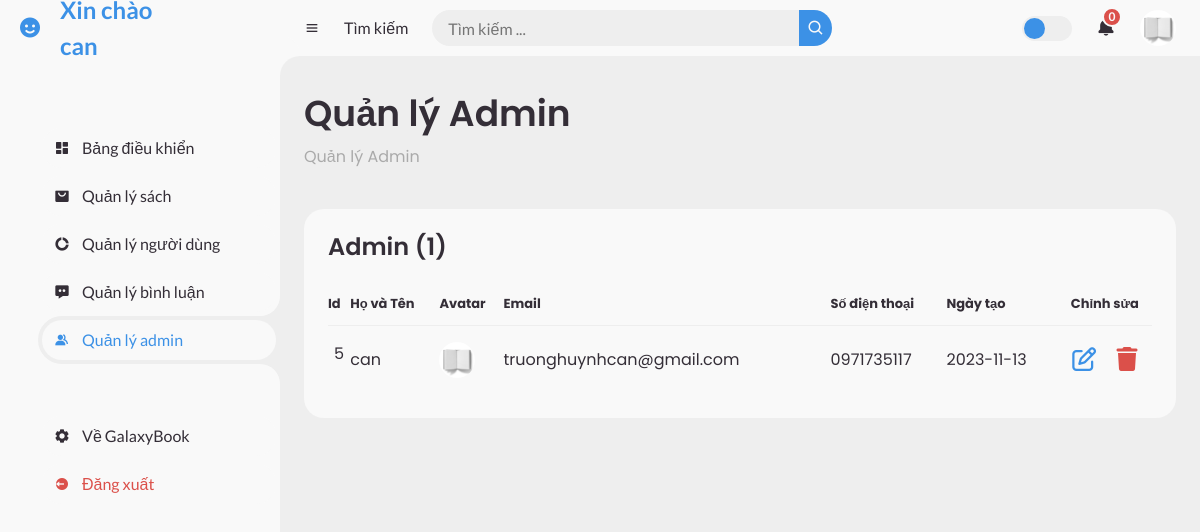
The page /index.php?pg=ad&active=admin_management (signed in) on the database as committed earlier.
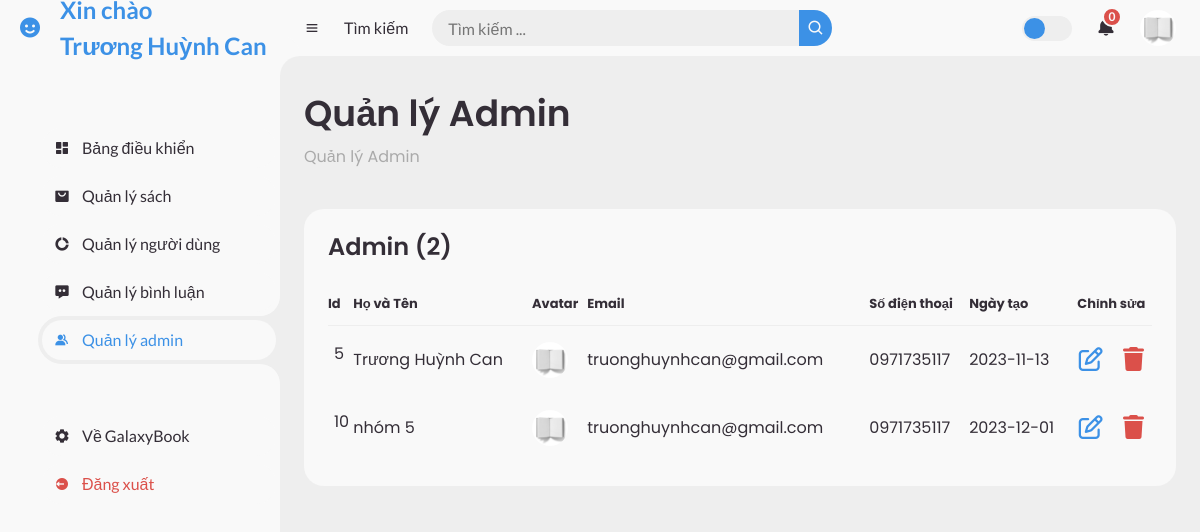
The same page on the database as committed later.
### tables this page shows
CREATE TABLE `nguoidung` (
  `Id` int(5) NOT NULL,
  `HoVaTen` varchar(100) NOT NULL,
  `Avatar` varchar(255) DEFAULT 'avatar1.jpg',
  `DiaChi` varchar(255) NOT NULL,
  `Email` varchar(255) NOT NULL,
  `SDT` varchar(10) NOT NULL,
  `TaiKhoan` varchar(255) NOT NULL,
  `MatKhau` varchar(32) NOT NULL COMMENT 'dùng hàm md5 mã hóa',
  `NgayTao` date NOT NULL,
  `VaiTro` int(1) DEFAULT 0 COMMENT '0 site, 1 admin'
);

### admin/view/index.php (called while the page is built, shortened)
<?php
include('admin/model/m_user.php');
include('admin/view/header.php');
include('admin/view/' . $active . '.php');
include('admin/view/footer.php');
?>

### admin/model/m_user.php (called while the page is built, shortened)
<?php
function getAdminCount() {
    $conn = pdo_get_connection();
    if ($conn) {
        try {
            $sql = "SELECT COUNT(*) as total FROM nguoidung WHERE VaiTro=1";
            $stmt = $conn->query($sql);
            $result = $stmt->fetch(PDO::FETCH_ASSOC);
            return $result['total'];
        } catch (PDOException $e) {
            echo "Lỗi truy vấn: " . $e->getMessage();
            return null;
        }
    } else {
        return null;
    }
}
function getAllAdmin() {
    $conn = pdo_get_connection();
    if ($conn) {
        try {
            $sql = "SELECT * FROM nguoidung WHERE VaiTro=1";
            $stmt = $conn->query($sql);
            $result = $stmt->fetchAll(PDO::FETCH_ASSOC);
            return $result;
        } catch (PDOException $e) {
            echo "Lỗi truy vấn: " . $e->getMessage();
            return null;
        }
    } else {
        return null;
    }
}
?>

### admin/view/admin_management.php (the view)
<?php
$listUser = getAllAdmin();
$userCount = getAdminCount();
?>
<main>
    <div class="head-title">
        <div class="left">
            <h1>Quản lý Admin</h1>
            <ul class="breadcrumb">
                <li>
                    <a href="index.php?pg=ad&active=book_management" class="">Quản lý Admin</a>
                </li>
            </ul>
        </div>
    </div>
    <div class="table-data">
        <div class="order">
            <div class="head">
                <h3>Admin (<?=$userCount?>)</h3>
            </div>
            <table>
                <thead>
                    <tr>
                        <th>Id</th>
                        <th>Họ và Tên</th>
                        <th>Avatar</th>
                        <th>Email</th>
                        <th>Số điện thoại</th>
                        <th>Ngày tạo</th>
                        <th style="text-align: center;">Chỉnh sửa</th>
                    </tr>
                </thead>
                <tbody>
                    <?php
                    foreach ($listUser as $user):
                        $src='upload/avatar/'.$user['Avatar'];
                        ?>
                        <tr>
                            <td><?= $user['Id'] ?></td>
                            <td><?= $user['HoVaTen'] ?></td>
                            <td>
                                <img src="<?= $src ?>" alt="<?= $user['HoVaTen'] ?>" width="1rem" height="1rem">
                            </td>
                            <td><?= $user['Email'] ?></td>
                            <td><?= $user['SDT'] ?></td>
                            <td><?= $user['NgayTao'] ?></td>
                            <td style="text-align: center;">
                                <a href="index.php?pg=ad&active=admin_update&userId=<?= $user['Id'] ?>" class="btn-update">
                                    <i class="fa-regular fa-pen-to-square fa-xl" style="color: var(--blue);"></i>
                                </a>
                                <a href="index.php?pg=ad&active=admin_management&deleteUserId=<?= $user['Id'] ?>"
                                    class="btn-del">
                                    <i class="fa-solid fa-trash fa-xl" style="color: var(--red); margin-left: 1rem;;"></i>
                                </a>
                            </td>
                        </tr>
                    <?php endforeach; ?>
                </tbody>
            </table>
        </div>
    </div>
</main>

### admin/view/header.php (shortened to what the changed rows need)
<!DOCTYPE html>
<html lang="en">
<head>
	<link href='https://unpkg.com/boxicons@2.0.9/css/boxicons.min.css' rel='stylesheet'>
	<link rel="stylesheet" href="layout/assets/bootstrap-5.3.2-dist/css/bootstrap.css">
	<link rel="stylesheet" href="admin/layout/assets/css/header_footer.css">
	<?php
	switch ($_GET['active']) {
		case 'admin_management':
			$active = 'admin_management';
			break;
	}
	?>
	<link rel="stylesheet" href="admin/layout/assets/css/<?= $active ?>.css">
</head>
<body>
	<section id="sidebar">
		<a href="index.php?pg=ad&active=home" class="brand">
			<i class='bx bxs-smile'>
			</i>
			<span class="text">Xin chào<br>
				<?= $_SESSION['user']['HoVaTen'] ?>
			</span>
		</a>
		<ul class="side-menu top">
			<?php
			if ($_GET['active'] === 'home') {
				echo '<li class="active">';
			} else {
				echo '<li class="">';
			}
			?>
			<a href="index.php?pg=ad&active=home">
				<i class='bx bxs-dashboard'></i>
				<span class="text">Bảng điều khiển</span>
			</a>
			</li>
			<?php
			if ($_GET['active'] === 'book_management' || $_GET['active'] === 'book_update' || $_GET['active'] === 'book_genreUpdate' || $_GET['active'] === 'book_authorUpdate') {
				echo '<li class="active">';
			} else {
				echo '<li class="">';
			}
			?>
			<a href="index.php?pg=ad&active=book_management">
				<i class='bx bxs-shopping-bag-alt'></i>
				<span class="text">Quản lý sách</span>
			</a>
			</li>
			<?php
			if ($_GET['active'] === 'user_management' || $_GET['active'] === 'user_update') {
				echo '<li class="active">';
			} else {
				echo '<li class="">';
			}
			?>
			<a href="index.php?pg=ad&active=user_management">
				<i class='bx bxs-doughnut-chart'></i>
				<span class="text">Quản lý người dùng</span>
			</a>
			</li>
			<?php
			if ($_GET['active'] === 'comment_management') {
				echo '<li class="active">';
			} else {
				echo '<li class="">';
			}
			?>
			<a href="index.php?pg=ad&active=comment_management">
				<i class='bx bxs-message-dots'></i>
				<span class="text">Quản lý bình luận</span>
			</a>
			</li>
			<?php
			if ($_GET['active'] === 'admin_management' || $_GET['active'] === 'admin_update') {
				echo '<li class="active">';
			} else {
				echo '<li class="">';
			}
			?>
			<a href="index.php?pg=ad&active=admin_management">
				<i class='bx bxs-group'></i>
				<span class="text">Quản lý admin</span>
			</a>
			</li>
		</ul>
		<ul class="side-menu">
			<li>
				<a href="index.php?pg=home">
					<i class='bx bxs-cog'></i>
					<span class="text">Về GalaxyBook</span>
				</a>
			</li>
			<li>
				<a href="index.php?pg=logout" class="logout">
					<i class='bx bxs-log-out-circle'></i>
					<span class="text">Đăng xuất</span>
				</a>
			</li>
		</ul>
	</section>
	<section id="content">
		<nav>
			<i class='bx bx-menu'></i>
			<a href="#" class="nav-link">Tìm kiếm</a>
			<form action="#">
				<div class="form-input">
					<input type="search" placeholder="Tìm kiếm ...">
					<button type="submit" class="search-btn"><i class='bx bx-search'></i></button>
				</div>
			</form>
			<label for="switch-mode" class="switch-mode"></label>
			<a href="#" class="notification">
				<i class='bx bxs-bell'></i>
				<span class="num">0</span>
			</a>
			<a href="#" class="profile">
				<img src="upload/avatar/<?= $_SESSION['user']['Avatar'] ?>" alt="<?= $_SESSION['user']['HoVaTen'] ?>">
			</a>
		</nav>

Rows that differ between the two databases and show on the page:
changed nguoidung id 5: HoVaTen "can" → "Trương Huỳnh Can"
now on this page (row edited): nguoidung: Id "10", HoVaTen "nhóm 5", Avatar (picture), Email "truonghuynhcan@gmail.com", SDT "0971735117", NgayTao "2023-12-01"
Other text that changed with them:
$_SESSION['user']['HoVaTen']: "can" → "Trương Huỳnh Can"
$userCount: "1" → "2"
